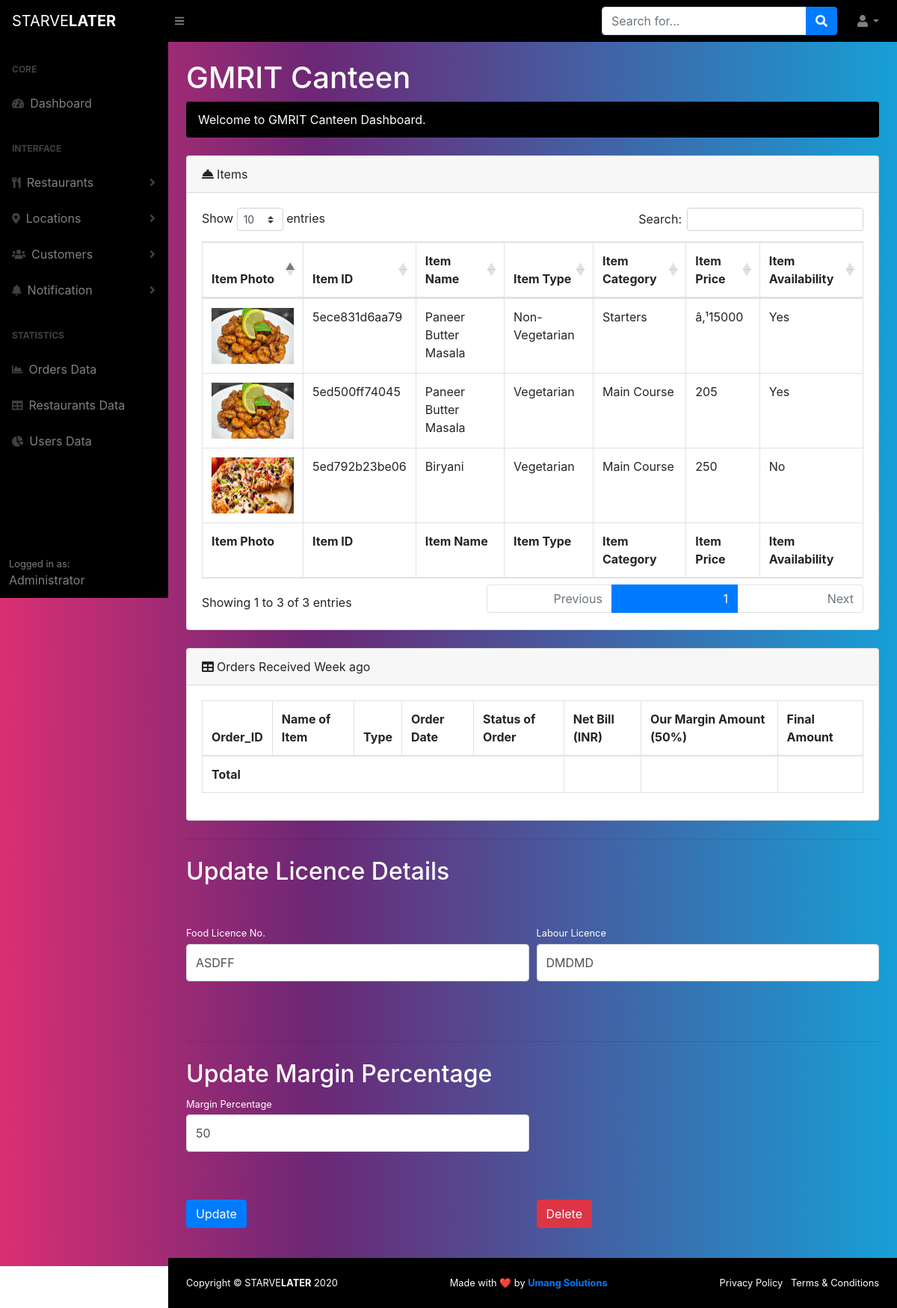
The app's page /dist/load_restaurant.php?restaurantname=GMRIT Canteen with its own data.
### tables this page shows
CREATE TABLE IF NOT EXISTS `items` (
  `item_id` varchar(50) NOT NULL,
  `Restaurant_ID` varchar(50) NOT NULL,
  `Name` varchar(50) NOT NULL,
  `Type` varchar(50) NOT NULL,
  `category` varchar(50) NOT NULL,
  `price` varchar(50) NOT NULL,
  `availability` varchar(50) NOT NULL,
  `Discount` varchar(50) NOT NULL,
  `Final_Price` varchar(50) NOT NULL,
  `photoname` varchar(200) NOT NULL,
  PRIMARY KEY (`item_id`),
  KEY `Restaurant_ID` (`Restaurant_ID`)
);

### dist/load_restaurant.php (the view, shortened to what the rows shown need)
<!DOCTYPE html>
<html lang="en">
    <head>
        <link href="css/styles.css" rel="stylesheet" />
        <link href="https://cdn.datatables.net/1.10.20/css/dataTables.bootstrap4.min.css" rel="stylesheet" />
         <link rel="stylesheet" href="//code.jquery.com/ui/1.12.1/themes/base/jquery-ui.css">
    </head>
    <body class="sb-nav-fixed">
        <?php
              $dbname = "starvelater";
              $con = mysqli_connect("localhost","root","",$dbname);
              $foodLi = $labourLi = $marginLi =  "";
              $resname = $_GET["restaurantname"];
              $res = "SELECT FoodLicense, LabourLicense,Margin from restaurants where Restaurant_Name = '$resname'";
               $result = mysqli_query($GLOBALS['con'],$res) or die("Error: " . mysqli_error($con));
                while ($row = mysqli_fetch_array($result,MYSQL_ASSOC)) {
                   $marginLi = $row['Margin'];
                }
        ?>
        <div id="layoutSidenav" style="background: linear-gradient(90deg, rgba(218,47,115,1) 0%, rgba(108,39,117,1) 35%, rgba(23,159,214,1) 100%);">
            <div id="layoutSidenav_content">
                <main>
                    <div class="container-fluid">
                        <h1 class="mt-4" style="color: white;"><?php echo $_GET['restaurantname']; ?></h1>
                        <div class="card mb-4">
                            <div class="card-body">
                                <div class="table-responsive">
                                    <table class="table table-bordered" id="dataTable1" width="100%" cellspacing="0">
                                        <thead>
                                            <tr>
                                                <th>Item Photo</th>
                                                <th>Item ID</th>
                                                <th>Item Name</th>
                                                <th>Item Type</th>
                                                <th>Item Category</th>
                                                <th>Item Price</th>
                                                <th>Item Availability</th>
                                            </tr>
                                        </thead>
                                        <tfoot>
                                            <tr>
                                                <th>Item Photo</th>
                                                <th>Item ID</th>
                                                <th>Item Name</th>
                                                <th>Item Type</th>
                                                <th>Item Category</th>
                                                <th>Item Price</th>
                                                <th>Item Availability</th>
                                                </tr>
                                        </tfoot>
                                        <tbody>
                                             <?php
                                                     $dbname = "starvelater";
                                                     $con = mysqli_connect("localhost","root","",$dbname);
                                                     if(!$con){
                                                        die("Connection Failed :" + mysqli_connect_error());
                                                     }else {
                                                        $resName = $_GET['restaurantname'];
                                                        $sql = "SELECT Restaurant_ID from restaurants where Restaurant_Name = '".$resname."'";
                                                        $result = mysqli_query($GLOBALS['con'],$sql);
                                                        $followingdata = $result->fetch_array(MYSQLI_ASSOC);
                                                        $restaurantID = $followingdata['Restaurant_ID'];
                                                       $sql = "SELECT * FROM items where Restaurant_ID='".$restaurantID."' ";
                                                       $retval = mysqli_query($GLOBALS['con'],$sql);
                                                         while($row = mysqli_fetch_array($retval, MYSQL_ASSOC)) {
                                                          echo "<tr>";
                                                          echo "<td><img src='itemphotos/".$resName."/".$row['photoname']."' width='110px' height='75px'></img></td>";
                                                          echo "<td>".$row['item_id']."</td>";
                                                          echo "<td>".$row['Name']."</td>";
                                                          echo "<td>".$row['Type']."</td> ";
                                                          echo "<td>".$row['category']."</td> ";
                                                          echo "<td>".$row['price']."</td> ";
                                                          echo "<td>".$row['availability']."</td> ";
                                                          echo "</tr>";
                                                       }
                                                     }
                                                ?>
                                            </tbody>
                                    </table>
                                </div>
                            </div>
                        </div>
                        <?php
                            $dbname = "starvelater";
                            $con = mysqli_connect("localhost","root","",$dbname);
                            if(!$con){
                                    die("Connection Failed :" + mysqli_connect_error());
                            }else {
                            $sql = "SELECT * FROM restaurants where Restaurant_Name = '".$_GET['restaurantname']."'";
                                    $retval = mysqli_query($GLOBALS['con'],$sql);
                                    $followingdata = $retval->fetch_array(MYSQLI_ASSOC);
                            }
                        ?>
                    <div class="card mb-4">
                            <div class="card-body">
                                <div class="table-responsive">
                                   <table class="table table-bordered" id="dataTable2" width="100%" cellspacing="0" data-id="<?php
                                   echo $followingdata['Restaurant_ID']; ?>" data-margin="<?php echo $followingdata['Margin']; ?>">
                                        <thead>
                                            <tr>
                                                <th>Order_ID</th>
                                                <th>Name of Item</th>
                                                <th>Type</th>
                                                <th>Order Date</th>
                                                <th>Status of Order</th>
                                                <th>Net Bill (INR)</th>
                                                <th>Our Margin Amount (<span><?php echo $marginLi; ?>%</span>)</th>
                                                <th>Final Amount</th>
                                            </tr>
                                        </thead>
                                        <tfoot>
                                            <tr>
                                               <th colspan="5">Total</th>
                                               <th id="total_count"></th>
                                               <th id="our_margin"></th>
                                               <th id="final_margin"></th>
                                            </tr>
                                        </tfoot>
                                    </table>
                                </div>
                            </div>
                        </div>
                        <h2 class="mt-4" style="color: white;">Update Licence Details</h2>
                    <?php
                        $destin_url = "http://localhost/StarveLater/dist/load_restaurant.php?restaurantname=".$_GET['restaurantname']."";
                        ?>
                        <form method="POST" enctype="multipart/form-data" action="<?php echo $destin_url; ?>" style="margin-top: 50px;">
                        <h2 class="mt-4" style="color: white;">Update Margin Percentage</h2>
                    </form>
                    </div>
                </main>
            </div>
        </div>
        <link rel="stylesheet" href="https://cdnjs.cloudflare.com/ajax/libs/bootstrap-datepicker/1.9.0/css/bootstrap-datepicker.css" />
    </body>
</html>

### records on screen
items: photoname (picture), item_id "5ece831d6aa79", Name "Paneer Butter Masala", Type "Non-Vegetarian", category "Starters", price "â‚¹15000", availability "Yes"
items: photoname (picture), item_id "5ed500ff74045", Name "Paneer Butter Masala", Type "Vegetarian", category "Main Course", price "205", availability "Yes"
items: photoname (picture), item_id "5ed792b23be06", Name "Biryani", Type "Vegetarian", category "Main Course", price "250", availability "No"

### other values on screen
$_GET['restaurantname'] "GMRIT Canteen"
$marginLi "50"
